Frame 1 (no input): blank canvas, image omitted
Frame 60 (no input): blank canvas, image omitted
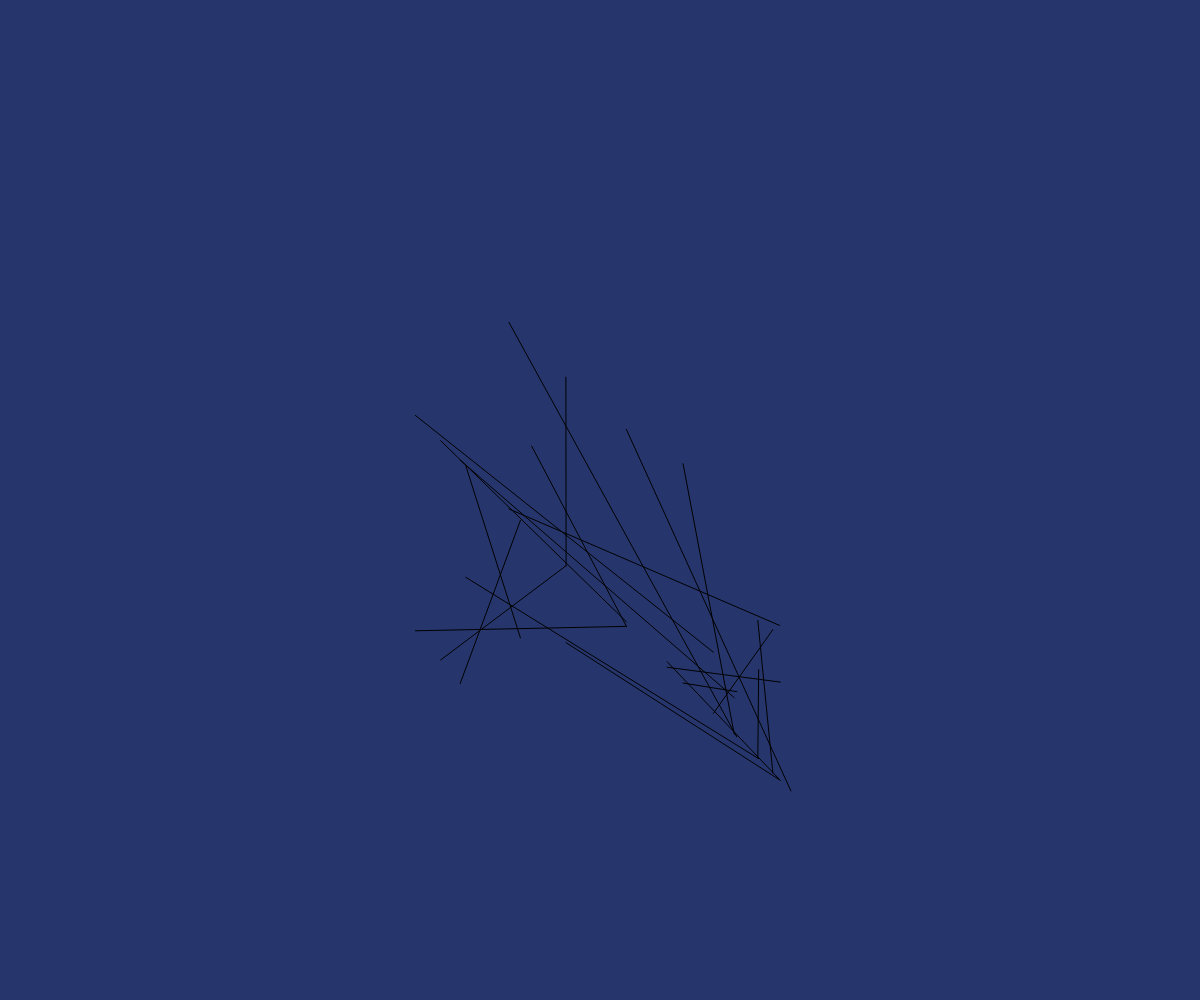
Frame 120 (the mouse pressed at the canvas centre since frame 60)

The p5.js sketch whose frames 1 and 60 were blank and that drew this single picture after the mouse press (run headless with seeded random() and noise() and a simulated clock; from frame 60 on, the mouse is pressed at the canvas centre):

// p5.js sketch
// ── sketch.js
var Num=150;
var stars = new Array();
function setup() {
  // put setup code here
  createCanvas(windowWidth,windowHeight);
  
  for(i=0;i<=Num;i++)
  {
    y=random()*windowHeight;
    x=random()*windowWidth;
    point(x,y);
    point(x+1,y+1);
    point(x+1,y);
    point(x+1,y-1);
    point(x,y+1);
    point(x,y-1);
    point(x-1,y+1);
    point(x-1,y);
    point(x-1,y-1);
    var temp = new Array(x,y);
    stars[i]=temp;
  }
}

function draw() {
  // put drawing code here
  field=200;
  frameRate(20);
  fill(255,255,255);
  background(38,54,109);  
  x=mouseX;
  y=mouseY;
  var lines = new Array();
  for(i=0;i<=Num;i++)
  {
    var temp=stars[i];
    if(abs(x-temp[0])<field&&abs(y-temp[1])<field)
    {
      lines.push(temp);
    }
    if(lines.length>2)
    {
      line(lines[0][0],lines[0][1],lines[1][0],lines[1][0]);
      lines.shift();
    }
  }
}
